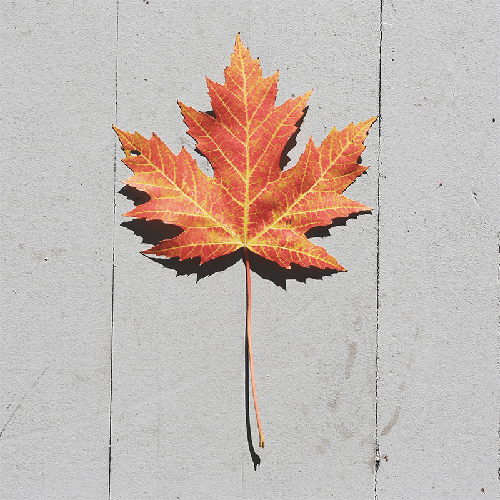
#> input picture Aula 18-03/Imagens/folha_cor.png, 500 x 500 px, found by its file name
$ python Exercicio_3_3.py
#> lines starting #> are read from the running program, lines starting #| are printed output that depends on the picture
import cv2
import matplotlib.pyplot as plt

imagem = cv2.imread(r".\Aula 18-03\Imagens\folha_cor.png")
#> imagem is the input picture: shape (500, 500, 3); mean B, G, R 179.4, 184.9, 197

# 1. Converte de BGR para HSV
hsvFolha = cv2.cvtColor(imagem, cv2.COLOR_BGR2HSV)
#> hsvFolha: shape (500, 500, 3); mean H, S, V 40.8, 23.2, 197.6

# 2. Separa os canais da imagem HSV (Ajustado)
h, s, v = cv2.split(hsvFolha)
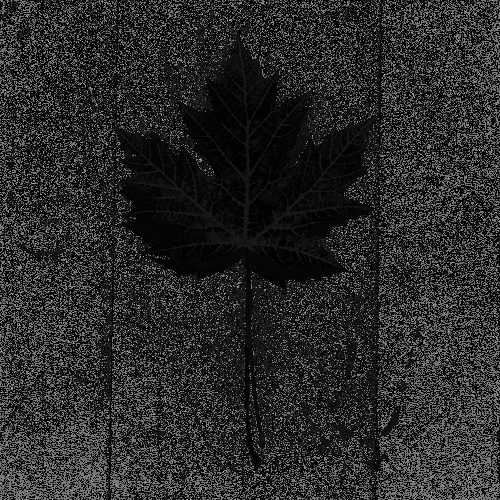
#> h: shape (500, 500); min 0, max 165, mean 40.8
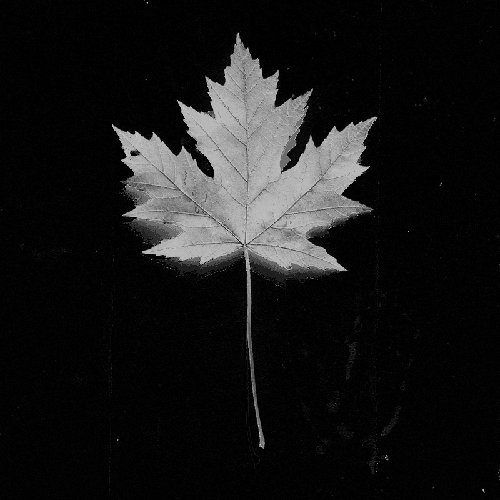
#> s: shape (500, 500); min 0, max 197, mean 23.2
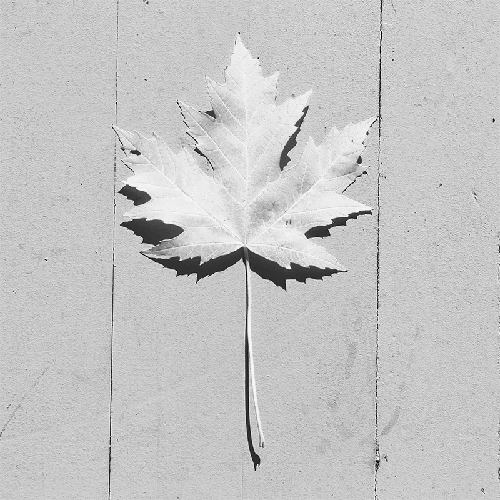
#> v: shape (500, 500); min 0, max 255, mean 197.6

# 3. Equaliza direto o canal V (Removido o .ravel())
v_eq = cv2.equalizeHist(v)
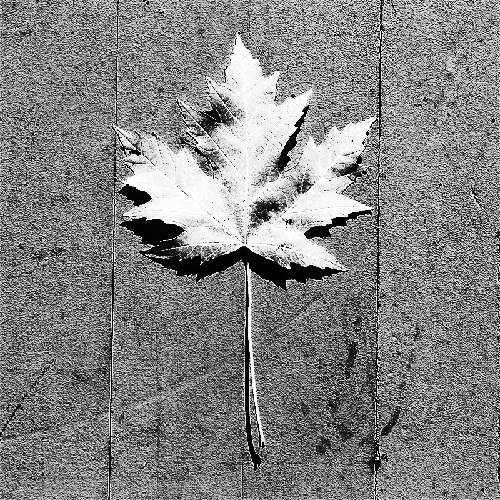
#> v_eq: shape (500, 500); min 0, max 255, mean 131.2

# 4. Junta os canais novamente
imagem_hsv = cv2.merge((h, s, v_eq))
#> imagem_hsv: shape (500, 500, 3); mean H, S, V 40.8, 23.2, 131.2

# 5. Retorna para BGR
imagemBGR = cv2.cvtColor(imagem_hsv, cv2.COLOR_HSV2BGR)
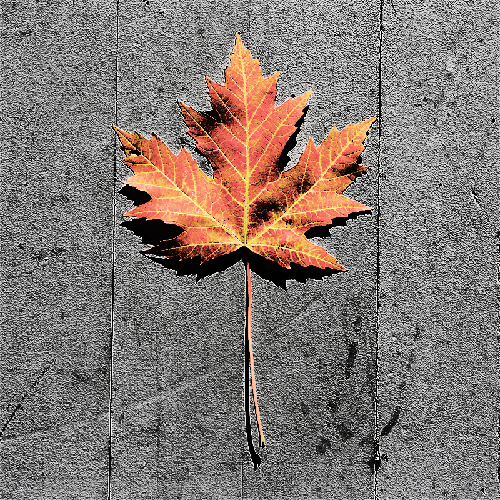
#> imagemBGR: shape (500, 500, 3); mean B, G, R 114.7, 119.8, 130.6

# 6. Imprime na tela
cv2.imshow('Canal v equalizado', imagemBGR)

cv2.waitKey(0)
cv2.destroyAllWindows()
